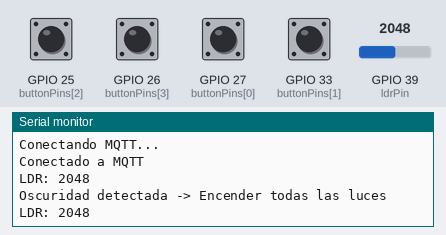
Bench run of a sketch on a simulated ESP32. Shown: the last lines printed to the serial monitor. The test bench sets the inputs (shaded band); at power-on: GPIO 25 (buttonPins[2]), GPIO 26 (buttonPins[3]), GPIO 27 (buttonPins[0]), GPIO 33 (buttonPins[1]) HIGH, GPIO 39 (ldrPin) = 2048. WiFi joins after 1.5 s; servers stay silent unless stated; no MQTT or app messages arrive unless stated.

Above: at 2.7 s.
2.8 s: GPIO 39 (ldrPin) set to 2540
At 4.1 s:
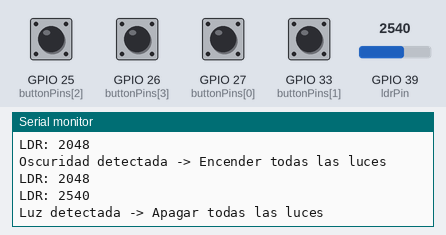
5.0 s: GPIO 25 (buttonPins[2]) pulled LOW for 1.2 s
At 6.0 s:
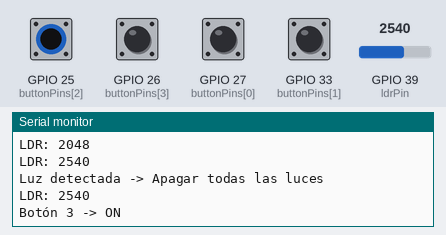
7.7 s: GPIO 25 (buttonPins[2]) pulled LOW for 1.2 s
At 8.6 s:
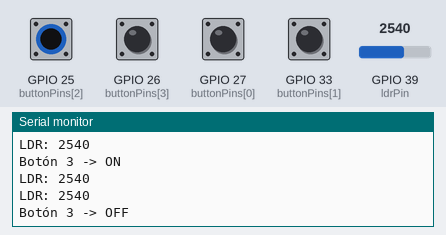
10.4 s: GPIO 26 (buttonPins[3]) pulled LOW for 1.2 s
At 11.1 s:
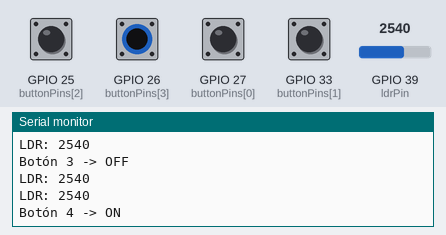
13.1 s: GPIO 27 (buttonPins[0]) pulled LOW for 1.2 s
At 13.7 s:
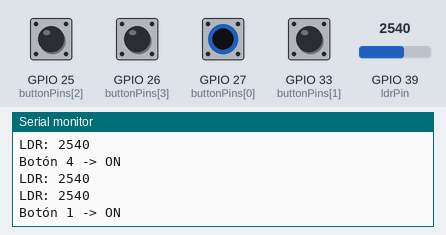
15.8 s: GPIO 33 (buttonPins[1]) pulled LOW for 1.2 s
At 17.2 s:
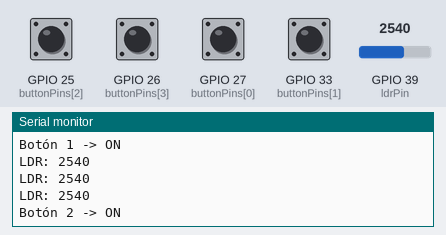
Timing chart, 0 to 18.8 s (numbered marks = the images above; inputs shaded):
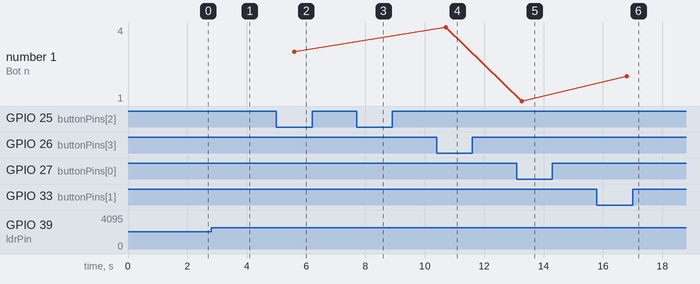

Measured:
- after the input at 2.8 s, the serial monitor: prints a new line after 0.75 s (image 1)
- after the input at 5.0 s, the serial monitor: prints a new line after 0.61 s (image 2)
- after the input at 7.7 s, the serial monitor: prints a new line after 0.46 s (image 3)
- after the input at 10.4 s, the serial monitor: prints a new line after 0.31 s (image 4)
- after the input at 13.1 s, the serial monitor: prints a new line after 0.16 s (image 5)
- after the input at 15.8 s, the serial monitor: prints a new line after 1.0 s (image 6)
- plotted number 1: 3 → 4 after the input at 10.4 s, 4 → 1 after the input at 13.1 s, 1 → 2 after the input at 15.8 s

The sketch:

Circuito_1.ino
```cpp
#include <WiFi.h>
#include <PubSubClient.h>

// Pines
const int buttonPins[5] = {27, 33, 25, 26, 14};
const int ldrPin = 39;

// Tópicos MQTT correspondientes
const char* topics[4] = {
  "casa/luz/living",
  "casa/luz/cocina",
  "casa/luz/dormitorio",
  "casa/luz/baño"
};
const char* allLightsTopic = "casa/luz/todas";

// Estados actuales de cada luz
bool lucesEstado[4] = {false, false, false, false};
bool lucesEncendidasPorOscuridad = false;

WiFiClient espClient;
PubSubClient client(espClient);

// Umbral de oscuridad
const int LDR_UMBRAL = 2500;

void setup() {
  Serial.begin(115200);

  // Inicializar pines de botones
  for (int i = 0; i < 4; i++) {
    pinMode(buttonPins[i], INPUT_PULLUP);
  }

  // Conexión WiFi
  WiFi.begin("iPhone Fran", "holaqtal");
  while (WiFi.status() != WL_CONNECTED) {
    delay(500);
    Serial.print(".");
  }
  Serial.println("Conectado a WiFi");

  // Configuración MQTT
  client.setServer("broker.hivemq.com", 1883);
  while (!client.connected()) {
    Serial.println("Conectando MQTT...");
    if (client.connect("PanelControl")) {
      Serial.println("Conectado a MQTT");
    } else {
      delay(500);
    }
  }

  client.setCallback(callback);
}

void loop() {
  client.loop();
  controlarBotones();
  controlarLDR();
}

void controlarBotones() {
  for (int i = 0; i < 4; i++) {
    if (digitalRead(buttonPins[i]) == LOW) {  // Si el botón está presionado
      delay(50);  // Pequeño debounce
      if (digitalRead(buttonPins[i]) == LOW) {  // Comprobar de nuevo
        lucesEstado[i] = !lucesEstado[i];  // Cambiar el estado de la luz
        const char* mensaje = lucesEstado[i] ? "ON" : "OFF";
        client.publish(topics[i], mensaje);  // Publicar estado de la luz
        Serial.printf("Botón %d -> %s\n", i + 1, mensaje);
        delay(500);  // Evitar múltiples envíos por una sola pulsación
      }
    }
  }
}

void controlarLDR() {
  int ldrValue = analogRead(ldrPin);
  Serial.print("LDR: ");
  Serial.println(ldrValue);

  // Controlar luces por la cantidad de luz detectada
  if (ldrValue < LDR_UMBRAL && !lucesEncendidasPorOscuridad) {
    client.publish(allLightsTopic, "ON");
    lucesEncendidasPorOscuridad = true;
    Serial.println("Oscuridad detectada -> Encender todas las luces");
  } else if (ldrValue >= LDR_UMBRAL && lucesEncendidasPorOscuridad) {
    client.publish(allLightsTopic, "OFF");
    lucesEncendidasPorOscuridad = false;
    Serial.println("Luz detectada -> Apagar todas las luces");
  }

  delay(1000);  // Límite de lectura del LDR
}

void callback(char* topic, byte* payload, unsigned int length) {
  Serial.print("Mensaje recibido en ");
  Serial.print(topic);
  Serial.print(": ");
  for (int i = 0; i < length; i++) {
    Serial.print((char)payload[i]);
  }
  Serial.println();
}
```
